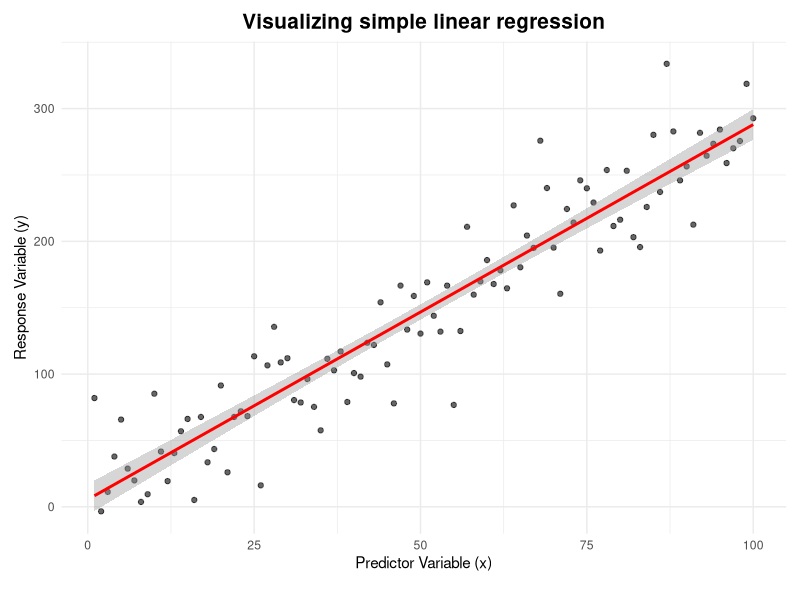
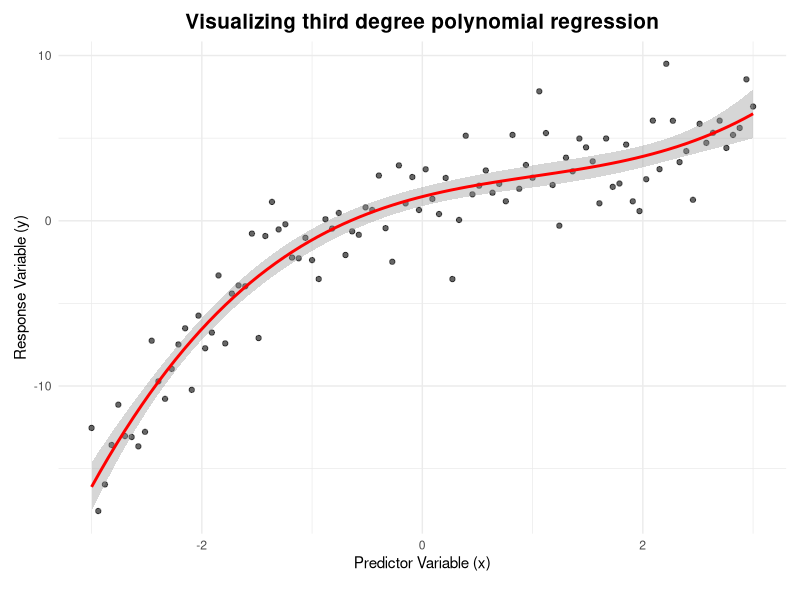
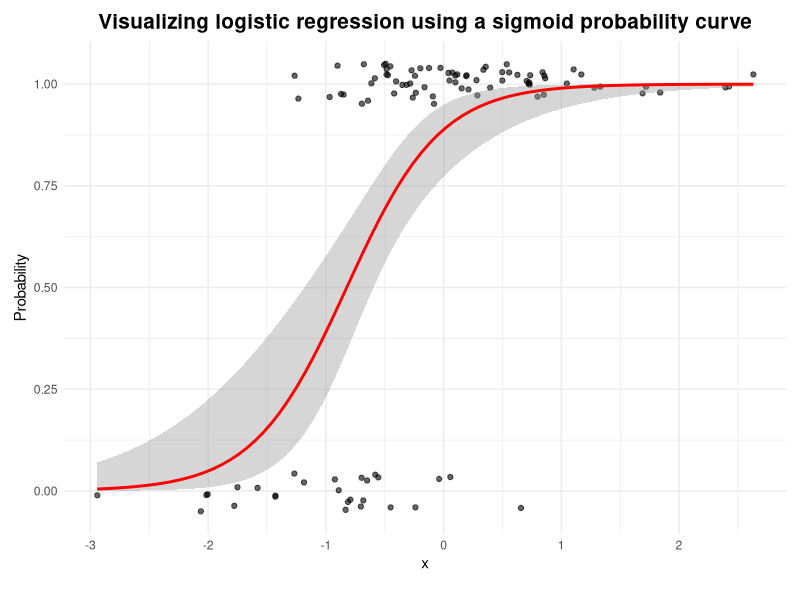
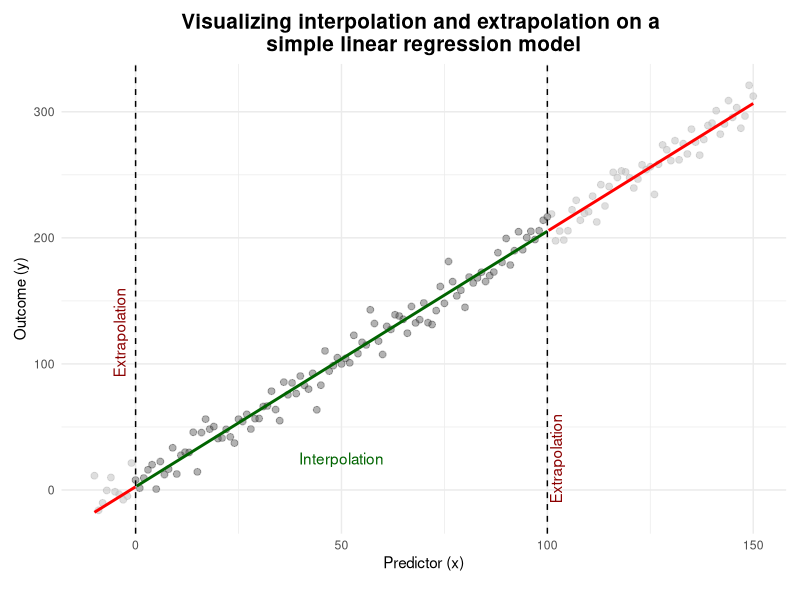
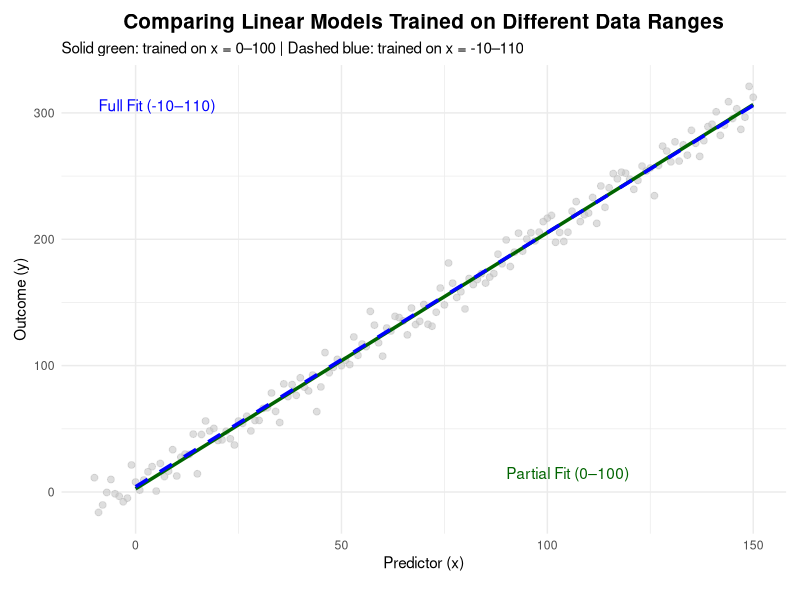
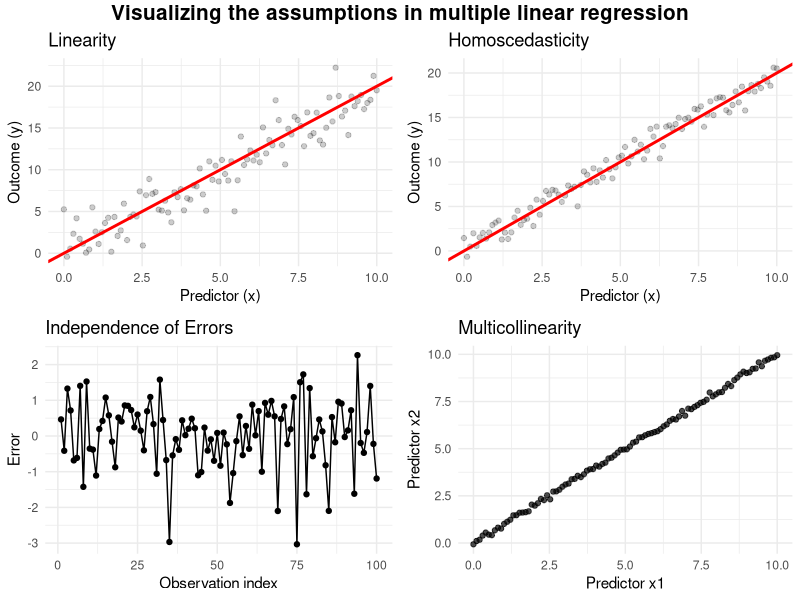

Here is the R script that generated these plots, in order:
## ---- chunk 1
library(ggplot2)
library(grid)
library(gridExtra)

reg_theme <- theme_minimal() +
  theme(
    plot.title = element_text(face='bold', size=15, hjust=0.5),
    plot.margin = margin(10, 10, 20, 10)
  )

set.seed(402)
x <- 1:100
noise <- rnorm(100, mean = 0, sd = 30)
y <- 3 * x + noise
df_linear <- data.frame(x = x, y = y)

ggplot(df_linear, aes(x, y)) +
  geom_point(alpha = 0.6) +
  geom_smooth(method = "lm", se = TRUE, color = "red", formula = y ~ x, fullrange = TRUE) +
  labs(
    title = "Visualizing simple linear regression",
    x = "Predictor Variable (x)",
    y = "Response Variable (y)"
  ) + reg_theme
  
## ---- chunk 2
set.seed(402)
x <- seq(-3, 3, length.out = 100)
y <- 2 + 1.5 * x - 0.8 * x^2 + 0.3 * x^3 + rnorm(100, sd = 2)
df_poly <- data.frame(x = x, y = y)

ggplot(df_poly, aes(x, y)) +
  geom_point(alpha = 0.6) +
  geom_smooth(method = "lm", se = TRUE, formula = y ~ poly(x, 3), color = "red") +
  labs(title = "Visualizing third degree polynomial regression", x = "Predictor Variable (x)", y = "Response Variable (y)") +
  reg_theme
## ---- chunk 3
set.seed(402)
x <- rnorm(100)
prob <- 1 / (1 + exp(-(2 + 3 * x)))
y <- rbinom(100, 1, prob)
df_logistic <- data.frame(x = x, y = y)

ggplot(df_logistic, aes(x, y)) +
  geom_point(alpha = 0.6, position = position_jitter(height = 0.05)) +
  stat_smooth(method = "glm", formula = y ~ x, se = TRUE, 
              method.args = list(family = "binomial"), color = "red") +
  labs(title = "Visualizing logistic regression using a sigmoid probability curve", x = "x", y = "Probability") +
  reg_theme
## ---- chunk 4
image = "https://imgs.xkcd.com/comics/extrapolating.png"
cat(paste0('<img src="', image,  '"><br>')) 
## ---- chunk 5
set.seed(402)
x_full <- -10:150
y_full <- 5 + 2 * x_full + rnorm(length(x_full), sd = 10)
df_full <- data.frame(x = x_full, y = y_full)

df_train <- subset(df_full, x >= 0 & x <= 100)

model_train <- lm(y ~ x, data = df_train)

df_extended <- data.frame(x = seq(-10, 150, length.out = 500))
df_extended$y <- predict(model_train, newdata = df_extended)

df_left <- subset(df_extended, x <= 0)
df_center <- subset(df_extended, x >= 0 & x <= 100)
df_right <- subset(df_extended, x >= 100)

ggplot(df_full, aes(x, y)) +
  geom_point(color = "gray", size = 2, alpha = 0.5) +
  geom_point(data = df_train, aes(x, y), color = "black", size = 2, alpha = 0.2) +
  geom_line(data = df_left, aes(x, y), color = "red", linewidth = 1) +
  geom_line(data = df_center, aes(x, y), color = "darkgreen", linewidth = 1) +
  geom_line(data = df_right, aes(x, y), color = "red", linewidth = 1) +
  geom_vline(xintercept = c(0, 100), linetype = "dashed", color = "black") +
  annotate("text", x = -1, y = 125, label = "Extrapolation", angle = 90, vjust = -0.5, color = "darkred") +
  annotate("text", x = 105, y = 25, label = "Extrapolation", angle = 90, vjust = -0.5, color = "darkred") +
  annotate("text", x = 50, y = 25, label = "Interpolation", color = "darkgreen") +
  labs(
    x = "Predictor (x)",
    y = "Outcome (y)",
    title = "Visualizing interpolation and extrapolation on a \nsimple linear regression model"
  ) +
  reg_theme
## ---- chunk 6
df_train_partial <- subset(df_full, x >= 0 & x <= 100)
model_partial <- lm(y ~ x, data = df_train_partial)

model_full <- lm(y ~ x, data = df_full)

df_preds <- data.frame(x = seq(0, 150, length.out = 500))
df_preds$y_partial <- predict(model_partial, newdata = df_preds)
df_preds$y_full <- predict(model_full, newdata = df_preds)

ggplot(df_full, aes(x, y)) +
  geom_point(color = "gray", size = 2, alpha = 0.5) +
  geom_line(data = df_preds, aes(x = x, y = y_partial), color = "darkgreen", linewidth = 1.2) +
  geom_line(data = df_preds, aes(x = x, y = y_full), color = "blue", linewidth = 1.2, linetype = "dashed") +
  annotate("text", x = 90, y = 15, label = "Partial Fit (0–100)", color = "darkgreen", hjust = 0) +
  annotate("text", x = -9, y = max(df_preds$y_full), label = "Full Fit (-10–110)", color = "blue", hjust = 0) +
  labs(
    x = "Predictor (x)",
    y = "Outcome (y)",
    title = "Comparing Linear Models Trained on Different Data Ranges",
    subtitle = "Solid green: trained on x = 0–100 | Dashed blue: trained on x = -10–110"
  ) +
  reg_theme
## ---- chunk 7
set.seed(402)
x1 <- seq(0, 10, length.out = 100)
y_linear <- 2 * x1 + rnorm(100, mean = 0, sd = 2)
df1 <- data.frame(x = x1, y = y_linear)

p1 <- ggplot(df1, aes(x = x, y = y)) +
  geom_point(alpha = 0.2) +
  geom_abline(slope = 2, intercept = 0, color = "red", linewidth = 1) +
  labs(title = "Linearity", x = "Predictor (x)", y = "Outcome (y)") +
  theme_minimal()

x2 <- seq(0, 10, length.out = 100)
y_homoscedastic <- 2 * x2 + rnorm(100, mean = 0, sd = 1)
df2 <- data.frame(x = x2, y = y_homoscedastic)

p2 <- ggplot(df2, aes(x = x, y = y)) +
  geom_point(alpha = 0.2) +
  geom_abline(slope = 2, intercept = 0, color = "red", linewidth = 1) +
  labs(title = "Homoscedasticity", x = "Predictor (x)", y = "Outcome (y)") +
  theme_minimal()

errors <- rnorm(100)
df3 <- data.frame(index = 1:100, error = errors)

p3 <- ggplot(df3, aes(x = index, y = error)) +
  geom_line() +
  geom_point() +
  labs(title = "Independence of Errors", x = "Observation index", y = "Error") +
  theme_minimal()

x4_1 <- seq(0, 10, length.out = 100)
x4_2 <- x4_1 + rnorm(100, mean = 0, sd = 0.1)
df4 <- data.frame(x1 = x4_1, x2 = x4_2)

p4 <- ggplot(df4, aes(x = x1, y = x2)) +
  geom_point(alpha = 0.7) +
  labs(title = "Multicollinearity", x = "Predictor x1", y = "Predictor x2") +
  theme_minimal()

grid.arrange(p1, p2, p3, p4, ncol = 2, 
             top = textGrob("Visualizing the assumptions in multiple linear regression",gp=gpar(fontsize=15,font=2)))
